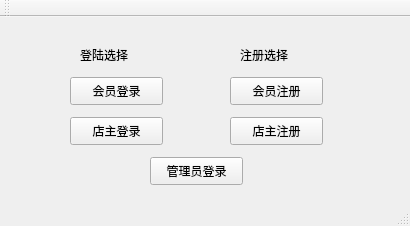
<?xml version="1.0" encoding="UTF-8"?>
<ui version="4.0">
 <class>MainWindow</class>
 <widget class="QMainWindow" name="MainWindow">
  <property name="geometry">
   <rect>
    <x>0</x>
    <y>0</y>
    <width>410</width>
    <height>226</height>
   </rect>
  </property>
  <property name="windowTitle">
   <string>MainWindow</string>
  </property>
  <widget class="QWidget" name="centralWidget">
   <widget class="QLabel" name="label">
    <property name="geometry">
     <rect>
      <x>80</x>
      <y>30</y>
      <width>72</width>
      <height>15</height>
     </rect>
    </property>
    <property name="text">
     <string>登陆选择</string>
    </property>
   </widget>
   <widget class="QPushButton" name="pushButton">
    <property name="geometry">
     <rect>
      <x>70</x>
      <y>60</y>
      <width>93</width>
      <height>28</height>
     </rect>
    </property>
    <property name="text">
     <string>会员登录</string>
    </property>
   </widget>
   <widget class="QPushButton" name="pushButton_2">
    <property name="geometry">
     <rect>
      <x>70</x>
      <y>100</y>
      <width>93</width>
      <height>28</height>
     </rect>
    </property>
    <property name="text">
     <string>店主登录</string>
    </property>
   </widget>
   <widget class="QPushButton" name="pushButton_3">
    <property name="geometry">
     <rect>
      <x>150</x>
      <y>140</y>
      <width>93</width>
      <height>28</height>
     </rect>
    </property>
    <property name="text">
     <string>管理员登录</string>
    </property>
   </widget>
   <widget class="QLabel" name="label_2">
    <property name="geometry">
     <rect>
      <x>240</x>
      <y>30</y>
      <width>72</width>
      <height>15</height>
     </rect>
    </property>
    <property name="text">
     <string>注册选择</string>
    </property>
   </widget>
   <widget class="QPushButton" name="pushButton_4">
    <property name="geometry">
     <rect>
      <x>230</x>
      <y>60</y>
      <width>93</width>
      <height>28</height>
     </rect>
    </property>
    <property name="text">
     <string>会员注册</string>
    </property>
   </widget>
   <widget class="QPushButton" name="pushButton_5">
    <property name="geometry">
     <rect>
      <x>230</x>
      <y>100</y>
      <width>93</width>
      <height>28</height>
     </rect>
    </property>
    <property name="text">
     <string>店主注册</string>
    </property>
   </widget>
  </widget>
  <widget class="QToolBar" name="mainToolBar">
   <attribute name="toolBarArea">
    <enum>TopToolBarArea</enum>
   </attribute>
   <attribute name="toolBarBreak">
    <bool>false</bool>
   </attribute>
  </widget>
  <widget class="QStatusBar" name="statusBar"/>
 </widget>
 <layoutdefault spacing="6" margin="11"/>
 <resources/>
 <connections/>
</ui>
